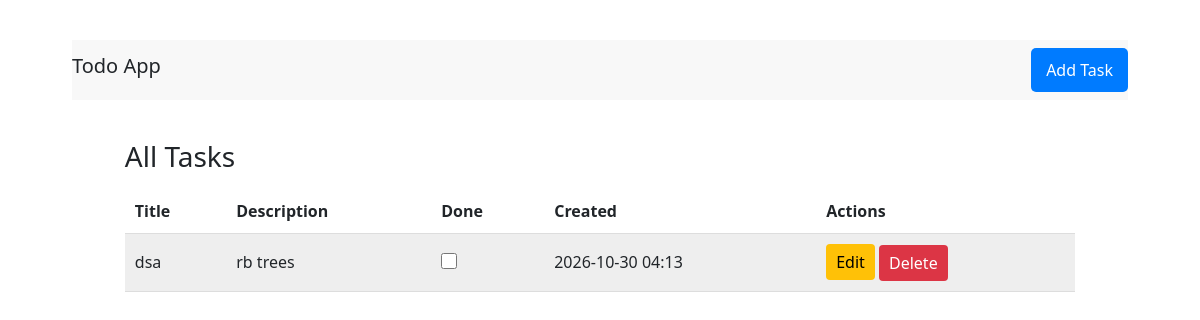
Before: / with the older database file.
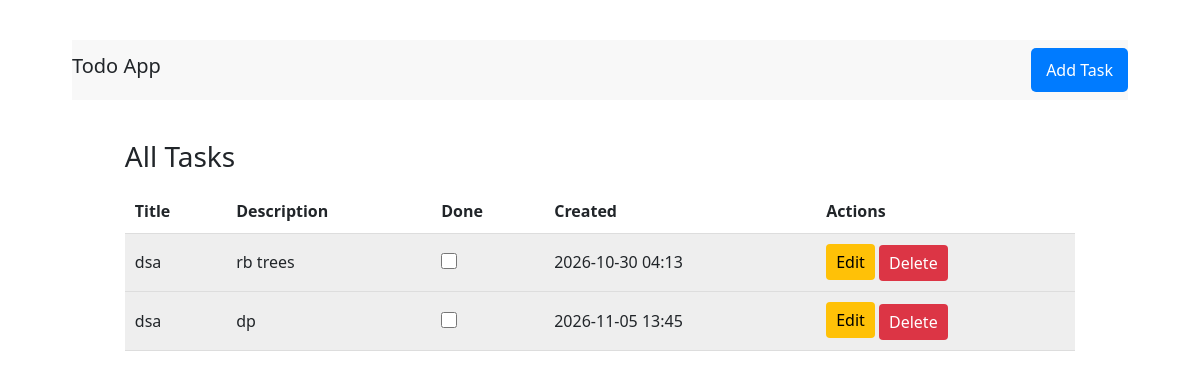
After: the same page with the newer database file.
### to_do_list_app/models.py (models this page shows, shortened)
class Task(models.Model):
    title = models.CharField(max_length=200)
    description = models.TextField()
    completed = models.BooleanField(default=False)
    created_at = models.DateTimeField(auto_now_add=True)

### to_do_list_app/views.py (the view)
# urls.py: path('', views.home, name='home'),
def home(request):
    data = Task.objects.all()
    return render(request, 'home.html', {'data': data})

### templates/home.html (shortened to what this page needs)
{% load static %}
<!DOCTYPE html>
<html lang="en">
<head>
    <link rel="stylesheet" href="{% static 'home.css' %}">
    <link rel="stylesheet" href="{% static 'navbar.css' %}">
</head>
<body>
    <div class="parent_section">
        {% include 'navbar.html' %}
        <div class="Task_bar">
            <h1>All Tasks</h1>
            <table>
                <tr>
                    <th>Title</th>
                    <th>Description</th>
                    <th>Done</th>
                    <th>Created</th>
                    <th>Actions</th>
                </tr>
                {% for data in data %}
                <tr>
                    <td>{{ data.title }}</td>
                    <td>{{ data.description }}</td>
                    <td>
                        <form method="POST" action="{% url 'complete_task' data.id %}">
                            <input type="checkbox"
                                onchange="this.form.submit()">
                        </form>
                    </td>
                    <td>{{ data.created_at|date:"Y-m-d H:i" }}</td>
                    <td class="actions">
                        <a href="{% url 'edit_task' data.id %}" class="edit_btn">
                            Edit
                        </a>
                        <form method="POST" action="{% url 'delete_task' data.id %}">
                            <button type="submit" class="delete_btn">
                                Delete
                            </button>
                        </form>
                    </td>
                </tr>
                {% empty %}
                <tr>
                    <td colspan="5">No tasks yet.</td>
                </tr>
                {% endfor %}
            </table>
        </div>
    </div>
</body>
</html>

### templates/navbar.html (shortened to what this page needs)
<!DOCTYPE html>
<html lang="en">
<head>
    <link href="https://cdn.jsdelivr.net/npm/bootstrap@5.3.3/dist/css/bootstrap.min.css"
          rel="stylesheet">
</head>
<body>
<div class="navbar">
    <h2>Todo App</h2>
    <a href="{% url 'add_task' %}" class="add_btn">
        Add Task
    </a>
</div>
</body>
</html>

### static/home.css (style rules this page uses)
* { margin: 0; padding: 0; box-sizing: border-box; }
body { font-family: Arial, sans-serif; background-color: white; }
.parent_section { width: 88%; margin: 40px auto; }
.Task_bar { width: 90%; margin: 40px auto; }
.Task_bar h1 { font-size: 28px; font-weight: normal; margin-bottom: 15px; }
.Task_bar table { width: 100%; border-collapse: collapse; }
.Task_bar th { padding: 10px; text-align: left; background-color: white; border-bottom: 1px solid #ddd; }
.Task_bar td { padding: 10px; text-align: left; background-color: #eeeeee; border-bottom: 1px solid #ddd; }
input[type="checkbox"] { accent-color: #198754; width: 16px; height: 16px; cursor: pointer; }
.actions { white-space: nowrap; }
.edit_btn { display: inline-block; background-color: #ffc107; color: black; padding: 6px 10px; text-decoration: none; border-radius: 4px; }
.delete_btn { background-color: #dc3545; color: white; padding: 6px 10px; border: none; border-radius: 4px; cursor: pointer; }
.Task_bar td form { display: inline-block; width: auto; margin: 0; vertical-align: middle; }

### static/navbar.css (style rules this page uses)
.navbar { background-color: #f8f8f8; padding: 15px 20px; display: flex; justify-content: space-between; align-items: center; }
.navbar h2 { font-size: 20px; font-weight: normal; }
.navbar a { background-color: #007bff; color: white; padding: 10px 15px; text-decoration: none; border-radius: 5px; }

Changed rows visible on the page:
added Task: title "dsa", description "dp", created_at "2026-11-05 13:45"
